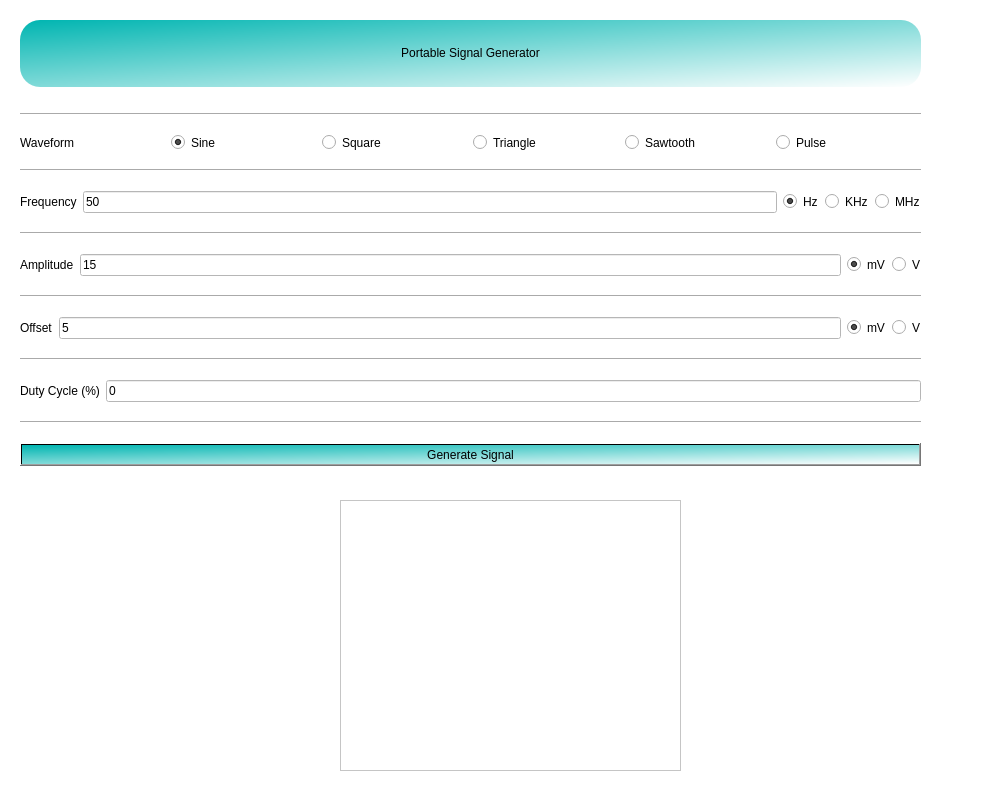
<?xml version="1.0" encoding="UTF-8"?>
<ui version="4.0">
 <class>Widget</class>
 <widget class="QWidget" name="Widget">
  <property name="geometry">
   <rect>
    <x>0</x>
    <y>0</y>
    <width>1000</width>
    <height>800</height>
   </rect>
  </property>
  <property name="windowTitle">
   <string>Portable Signal Generator</string>
  </property>
  <property name="windowIcon">
   <iconset>
    <normaloff>signal-icon.jpg</normaloff>signal-icon.jpg</iconset>
  </property>
  <property name="styleSheet">
   <string notr="true">font: 700 12pt &quot;Alef&quot;;
border-color: rgb(0, 0, 0);
color: rgb(0, 0, 0);
background-color: rgb(255, 255, 255);</string>
  </property>
  <widget class="QWidget" name="verticalLayoutWidget">
   <property name="geometry">
    <rect>
     <x>20</x>
     <y>100</y>
     <width>901</width>
     <height>391</height>
    </rect>
   </property>
   <layout class="QVBoxLayout" name="verticalLayout">
    <item>
     <widget class="Line" name="line_6">
      <property name="orientation">
       <enum>Qt::Horizontal</enum>
      </property>
     </widget>
    </item>
    <item>
     <layout class="QHBoxLayout" name="horizontalLayout_3">
      <item>
       <widget class="QLabel" name="waveform">
        <property name="text">
         <string>Waveform</string>
        </property>
       </widget>
      </item>
      <item>
       <widget class="QRadioButton" name="radioSine">
        <property name="text">
         <string>Sine</string>
        </property>
        <property name="checked">
         <bool>true</bool>
        </property>
        <attribute name="buttonGroup">
         <string notr="true">waveformButtons</string>
        </attribute>
       </widget>
      </item>
      <item>
       <widget class="QRadioButton" name="radioSquare">
        <property name="text">
         <string>Square</string>
        </property>
        <attribute name="buttonGroup">
         <string notr="true">waveformButtons</string>
        </attribute>
       </widget>
      </item>
      <item>
       <widget class="QRadioButton" name="radioTriangle">
        <property name="text">
         <string>Triangle</string>
        </property>
        <attribute name="buttonGroup">
         <string notr="true">waveformButtons</string>
        </attribute>
       </widget>
      </item>
      <item>
       <widget class="QRadioButton" name="radioSaw">
        <property name="text">
         <string>Sawtooth</string>
        </property>
        <attribute name="buttonGroup">
         <string notr="true">waveformButtons</string>
        </attribute>
       </widget>
      </item>
      <item>
       <widget class="QRadioButton" name="radioPulse">
        <property name="text">
         <string>Pulse</string>
        </property>
        <attribute name="buttonGroup">
         <string notr="true">waveformButtons</string>
        </attribute>
       </widget>
      </item>
     </layout>
    </item>
    <item>
     <widget class="Line" name="line">
      <property name="orientation">
       <enum>Qt::Horizontal</enum>
      </property>
     </widget>
    </item>
    <item>
     <layout class="QHBoxLayout" name="horizontalLayout_2">
      <item>
       <widget class="QLabel" name="label">
        <property name="text">
         <string>Frequency</string>
        </property>
       </widget>
      </item>
      <item>
       <widget class="QLineEdit" name="frequencyInput">
        <property name="toolTip">
         <string/>
        </property>
        <property name="text">
         <string>50</string>
        </property>
       </widget>
      </item>
      <item>
       <widget class="QRadioButton" name="radioHz">
        <property name="text">
         <string>Hz</string>
        </property>
        <property name="checked">
         <bool>true</bool>
        </property>
        <attribute name="buttonGroup">
         <string notr="true">amplitudeButtons</string>
        </attribute>
       </widget>
      </item>
      <item>
       <widget class="QRadioButton" name="radioKHz">
        <property name="text">
         <string>KHz</string>
        </property>
        <attribute name="buttonGroup">
         <string notr="true">amplitudeButtons</string>
        </attribute>
       </widget>
      </item>
      <item>
       <widget class="QRadioButton" name="radioMHz">
        <property name="styleSheet">
         <string notr="true">background-color: rgb(255, 255, 255);</string>
        </property>
        <property name="text">
         <string>MHz</string>
        </property>
        <attribute name="buttonGroup">
         <string notr="true">amplitudeButtons</string>
        </attribute>
       </widget>
      </item>
     </layout>
    </item>
    <item>
     <widget class="Line" name="line_2">
      <property name="orientation">
       <enum>Qt::Horizontal</enum>
      </property>
     </widget>
    </item>
    <item>
     <layout class="QHBoxLayout" name="horizontalLayout">
      <item>
       <widget class="QLabel" name="label_2">
        <property name="text">
         <string>Amplitude</string>
        </property>
       </widget>
      </item>
      <item>
       <widget class="QLineEdit" name="amplitudeInput">
        <property name="text">
         <string>15</string>
        </property>
       </widget>
      </item>
      <item>
       <widget class="QRadioButton" name="radiomV">
        <property name="text">
         <string>mV</string>
        </property>
        <property name="checked">
         <bool>true</bool>
        </property>
        <attribute name="buttonGroup">
         <string notr="true">frequencyButtons</string>
        </attribute>
       </widget>
      </item>
      <item>
       <widget class="QRadioButton" name="radioV">
        <property name="text">
         <string>V</string>
        </property>
        <attribute name="buttonGroup">
         <string notr="true">frequencyButtons</string>
        </attribute>
       </widget>
      </item>
     </layout>
    </item>
    <item>
     <widget class="Line" name="line_3">
      <property name="orientation">
       <enum>Qt::Horizontal</enum>
      </property>
     </widget>
    </item>
    <item>
     <layout class="QHBoxLayout" name="horizontalLayout_4">
      <item>
       <widget class="QLabel" name="label_4">
        <property name="text">
         <string>Offset</string>
        </property>
       </widget>
      </item>
      <item>
       <widget class="QLineEdit" name="offSetInput">
        <property name="text">
         <string>5</string>
        </property>
       </widget>
      </item>
      <item>
       <widget class="QRadioButton" name="radioomV">
        <property name="text">
         <string>mV</string>
        </property>
        <property name="checked">
         <bool>true</bool>
        </property>
        <attribute name="buttonGroup">
         <string notr="true">offSetButtons</string>
        </attribute>
       </widget>
      </item>
      <item>
       <widget class="QRadioButton" name="radiooV">
        <property name="text">
         <string>V</string>
        </property>
        <attribute name="buttonGroup">
         <string notr="true">offSetButtons</string>
        </attribute>
       </widget>
      </item>
     </layout>
    </item>
    <item>
     <widget class="Line" name="line_4">
      <property name="orientation">
       <enum>Qt::Horizontal</enum>
      </property>
     </widget>
    </item>
    <item>
     <layout class="QHBoxLayout" name="horizontalLayout_5">
      <item>
       <widget class="QLabel" name="label_3">
        <property name="text">
         <string>Duty Cycle (%)</string>
        </property>
       </widget>
      </item>
      <item>
       <widget class="QLineEdit" name="dutyInput">
        <property name="text">
         <string>0</string>
        </property>
       </widget>
      </item>
     </layout>
    </item>
    <item>
     <widget class="Line" name="line_5">
      <property name="orientation">
       <enum>Qt::Horizontal</enum>
      </property>
     </widget>
    </item>
    <item>
     <widget class="QPushButton" name="generateSignalButton">
      <property name="styleSheet">
       <string notr="true">background-color: qlineargradient(spread:reflect, x1:0, y1:0, x2:1, y2:1, stop:0 rgba(0, 181, 177, 255), stop:1 rgba(255, 255, 255, 255));
</string>
      </property>
      <property name="text">
       <string>Generate Signal</string>
      </property>
     </widget>
    </item>
   </layout>
  </widget>
  <widget class="QLabel" name="label_5">
   <property name="geometry">
    <rect>
     <x>20</x>
     <y>20</y>
     <width>901</width>
     <height>67</height>
    </rect>
   </property>
   <property name="maximumSize">
    <size>
     <width>16777215</width>
     <height>16777215</height>
    </size>
   </property>
   <property name="styleSheet">
    <string notr="true">background-color: qlineargradient(spread:reflect, x1:0, y1:0, x2:1, y2:1, stop:0 rgba(0, 181, 177, 255), stop:1 rgba(255, 255, 255, 255));
border-radius: 20px;
height: 50px;</string>
   </property>
   <property name="text">
    <string>&lt;html&gt;&lt;head/&gt;&lt;body&gt;&lt;p align=&quot;center&quot;&gt;Portable Signal Generator&lt;/p&gt;&lt;/body&gt;&lt;/html&gt;</string>
   </property>
  </widget>
  <widget class="QGraphicsView" name="graphicsView">
   <property name="geometry">
    <rect>
     <x>340</x>
     <y>500</y>
     <width>341</width>
     <height>271</height>
    </rect>
   </property>
  </widget>
 </widget>
 <resources/>
 <connections/>
 <buttongroups>
  <buttongroup name="amplitudeButtons"/>
  <buttongroup name="offSetButtons"/>
  <buttongroup name="frequencyButtons"/>
  <buttongroup name="waveformButtons"/>
 </buttongroups>
</ui>
